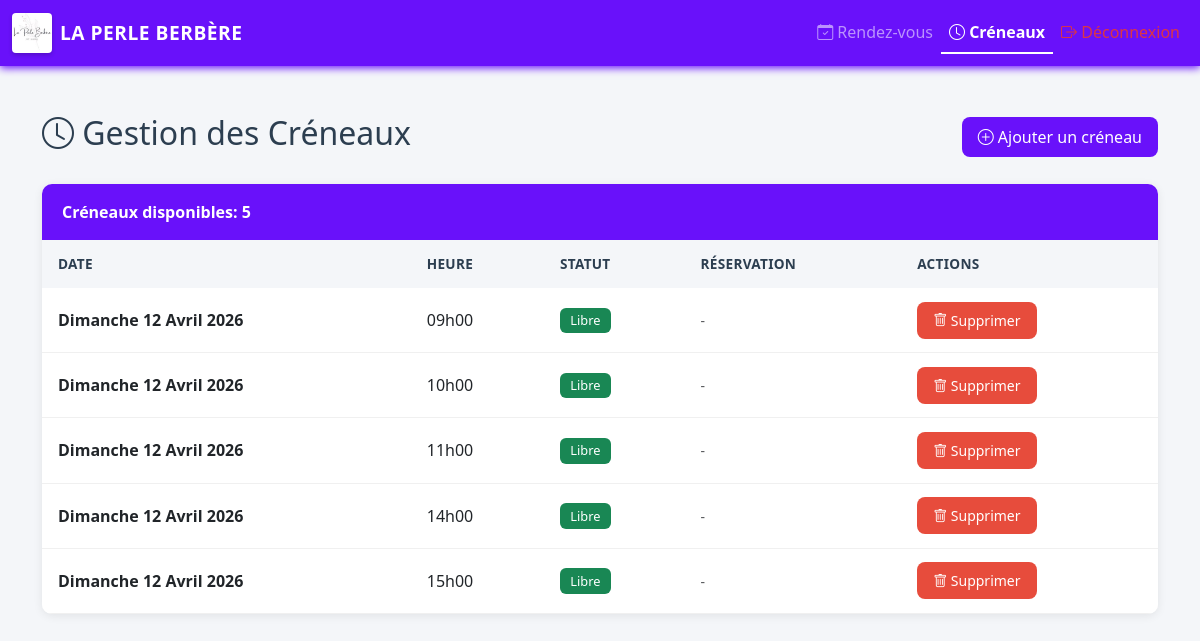
Screenshot of /admin/manage_slots.php (signed in) with the database file from the repository.
### tables this page shows
CREATE TABLE IF NOT EXISTS disponibilites (
  id INT AUTO_INCREMENT PRIMARY KEY,
  date DATE NOT NULL,
  heure TIME NOT NULL,
  statut ENUM('libre', 'réservé') DEFAULT 'libre',
  created_at TIMESTAMP DEFAULT CURRENT_TIMESTAMP,
  UNIQUE KEY unique_slot (date, heure)
);

### config/db.php (called while the page is built, shortened)
<?php
function format_date($date) {
    $dates = [
        'Monday' => 'Lundi',
        'Tuesday' => 'Mardi',
        'Wednesday' => 'Mercredi',
        'Thursday' => 'Jeudi',
        'Friday' => 'Vendredi',
        'Saturday' => 'Samedi',
        'Sunday' => 'Dimanche'
    ];
    $months = [
        'January' => 'Janvier',
        'February' => 'Février',
        'March' => 'Mars',
        'April' => 'Avril',
        'May' => 'Mai',
        'June' => 'Juin',
        'July' => 'Juillet',
        'August' => 'Août',
        'September' => 'Septembre',
        'October' => 'Octobre',
        'November' => 'Novembre',
        'December' => 'Décembre'
    ];
    $day_name = date('l', strtotime($date));
    $month_name = date('F', strtotime($date));
    $day_name = $dates[$day_name] ?? $day_name;
    $month_name = $months[$month_name] ?? $month_name;
    return $day_name . ' ' . date('d', strtotime($date)) . ' ' . $month_name . ' ' . date('Y', strtotime($date));
}
function format_time($time) {
    return date('H\hi', strtotime($time));
}
?>

### admin/manage_slots.php (the view, shortened to what this page needs)
<?php
require_once '../config/db.php';
$query = '
    SELECT
        d.id,
        d.date,
        d.heure,
        d.statut,
        COUNT(r.id) as has_appointment,
        MAX(r.nom) as nom,
        MAX(r.prenom) as prenom
    FROM disponibilites d
    LEFT JOIN rendezvous r ON d.id = r.disponibilite_id
    WHERE d.date >= CURDATE()
    GROUP BY d.id, d.date, d.heure, d.statut
    ORDER BY d.date ASC, d.heure ASC
';
$stmt = $pdo->query($query);
$slots = $stmt->fetchAll();
?>
<!DOCTYPE html>
<html lang="fr">
<head>
    <link href="https://cdn.jsdelivr.net/npm/bootstrap@5.3.0/dist/css/bootstrap.min.css" rel="stylesheet">
    <link rel="stylesheet" href="https://cdn.jsdelivr.net/npm/bootstrap-icons@1.11.0/font/bootstrap-icons.css">
    <link rel="stylesheet" href="../assets/css/style.css">
</head>
<body>
    <nav class="navbar navbar-expand-lg navbar-dark sticky-top">
        <div class="container-fluid">
            <a class="navbar-brand d-flex align-items-center" href="../">
                <img src="../images/logo.jpg" alt="LA PERLE BERBÈRE" class="me-2" style="height: 40px; border-radius: 4px;">
                <span>LA PERLE BERBÈRE</span>
            </a>
            <div class="collapse navbar-collapse" id="navbarNav">
                <ul class="navbar-nav ms-auto">
                    <li class="nav-item">
                        <a class="nav-link" href="index.php"><i class="bi bi-calendar-check"></i> Rendez-vous</a>
                    </li>
                    <li class="nav-item">
                        <a class="nav-link active" href="manage_slots.php"><i class="bi bi-clock"></i> Créneaux</a>
                    </li>
                    <li class="nav-item">
                        <a class="nav-link text-danger" href="logout.php"><i class="bi bi-box-arrow-right"></i> Déconnexion</a>
                    </li>
                </ul>
            </div>
        </div>
    </nav>
    <main class="container my-5">
        <div class="d-flex justify-content-between align-items-center mb-4">
            <h1 class="h2"><i class="bi bi-clock"></i> Gestion des Créneaux</h1>
            <button class="btn btn-primary" data-bs-toggle="modal" data-bs-target="#addSlotModal">
                <i class="bi bi-plus-circle"></i> Ajouter un créneau
            </button>
        </div>
        <div class="card">
            <div class="card-header bg-primary text-white">
                <strong>Créneaux disponibles: <?= count($slots) ?></strong>
            </div>
            <?php if (empty($slots)): ?>
                <div class="card-body text-center text-muted py-4">
                    <p><i class="bi bi-calendar-x" style="font-size: 3rem; opacity: 0.5;"></i></p>
                    <p>Aucun créneau disponible. Créez-en un!</p>
                </div>
            <?php else: ?>
                <div class="table-responsive">
                    <table class="table table-hover mb-0">
                        <thead class="table-light">
                            <tr>
                                <th>Date</th>
                                <th>Heure</th>
                                <th>Statut</th>
                                <th>Réservation</th>
                                <th>Actions</th>
                            </tr>
                        </thead>
                        <tbody>
                            <?php foreach ($slots as $slot): ?>
                                <tr>
                                    <td><strong><?= format_date($slot['date']) ?></strong></td>
                                    <td><?= format_time($slot['heure']) ?></td>
                                    <td>
                                        <?php if ($slot['statut'] === 'réservé'): ?>
                                            <span class="badge bg-danger">Réservé</span>
                                        <?php else: ?>
                                            <span class="badge bg-success">Libre</span>
                                        <?php endif; ?>
                                    </td>
                                    <td>
                                        <?php if ($slot['has_appointment'] > 0): ?>
                                            <small><?= htmlspecialchars($slot['prenom'] . ' ' . $slot['nom']) ?></small>
                                        <?php else: ?>
                                            <small class="text-muted">-</small>
                                        <?php endif; ?>
                                    </td>
                                    <td>
                                        <button type="button" class="btn btn-sm btn-danger"
                                                onclick="deleteSlot(<?= $slot['id'] ?>)">
                                            <i class="bi bi-trash"></i> Supprimer
                                        </button>
                                    </td>
                                </tr>
                            <?php endforeach; ?>
                        </tbody>
                    </table>
                </div>
            <?php endif; ?>
        </div>
    </main>
</body>
</html>

### assets/css/style.css (style rules this page uses)
:root { --primary-color: #2c3e50; --accent-color: #6911FA; --accent-dark: #6911FA; --success-color: #27ae60; --warning-color: #f39c12; --light-bg: #f8f9fa; --border-radius: 10px; }
body { font-family: 'Segoe UI', Tahoma, Geneva, Verdana, sans-serif; background-color: #f4f6f9; color: #2c3e50; }
h1, h2, h3, h4, h5, h6 { color: var(--primary-color); font-weight: 600; }
.navbar { background-color: var(--accent-color) !important; box-shadow: 0 2px 8px #6911FA; }
.navbar-brand { font-weight: 700; font-size: 1.2rem; letter-spacing: 0.5px; }
.navbar-brand img { box-shadow: 0 2px 4px rgba(0, 0, 0, 0.2); }
.nav-link { transition: opacity 0.2s ease; font-weight: 500; }
.nav-link.active { font-weight: 700; border-bottom: 2px solid white; }
.card { border: none; border-radius: var(--border-radius); box-shadow: 0 2px 10px rgba(0, 0, 0, 0.08); transition: box-shadow 0.3s ease; overflow: hidden; }
.card-header { padding: 1rem 1.25rem; font-weight: 600; border-bottom: none; }
.card-header.bg-primary, .card-header.bg-accent { background-color: var(--accent-color) !important; color: white; }
.btn { border-radius: 8px; font-weight: 500; transition: all 0.2s ease; border: none; padding: 0.5rem 1rem; }
.btn-primary { background-color: var(--accent-color); color: white; }
.btn-danger { background-color: #e74c3c; }
.badge { border-radius: 6px; padding: 0.4rem 0.65rem; font-weight: 500; font-size: 0.8rem; }
.table { color: var(--primary-color); }
.table thead th { background-color: #f4f6f9; color: var(--primary-color); font-weight: 600; border: none; font-size: 0.85rem; text-transform: uppercase; letter-spacing: 0.3px; padding: 0.85rem 1rem; }
.table tbody td { padding: 0.85rem 1rem; vertical-align: middle; border-color: #f0f0f0; }
.card { animation: fadeIn 0.3s ease; }

### rows the page displays
disponibilites: date "Dimanche 12 Avril 2026", heure "09h00", statut "Libre"
disponibilites: date "Dimanche 12 Avril 2026", heure "10h00", statut "Libre"
disponibilites: date "Dimanche 12 Avril 2026", heure "11h00", statut "Libre"
disponibilites: date "Dimanche 12 Avril 2026", heure "14h00", statut "Libre"
disponibilites: date "Dimanche 12 Avril 2026", heure "15h00", statut "Libre"

### other values shown
count($slots) "5"
